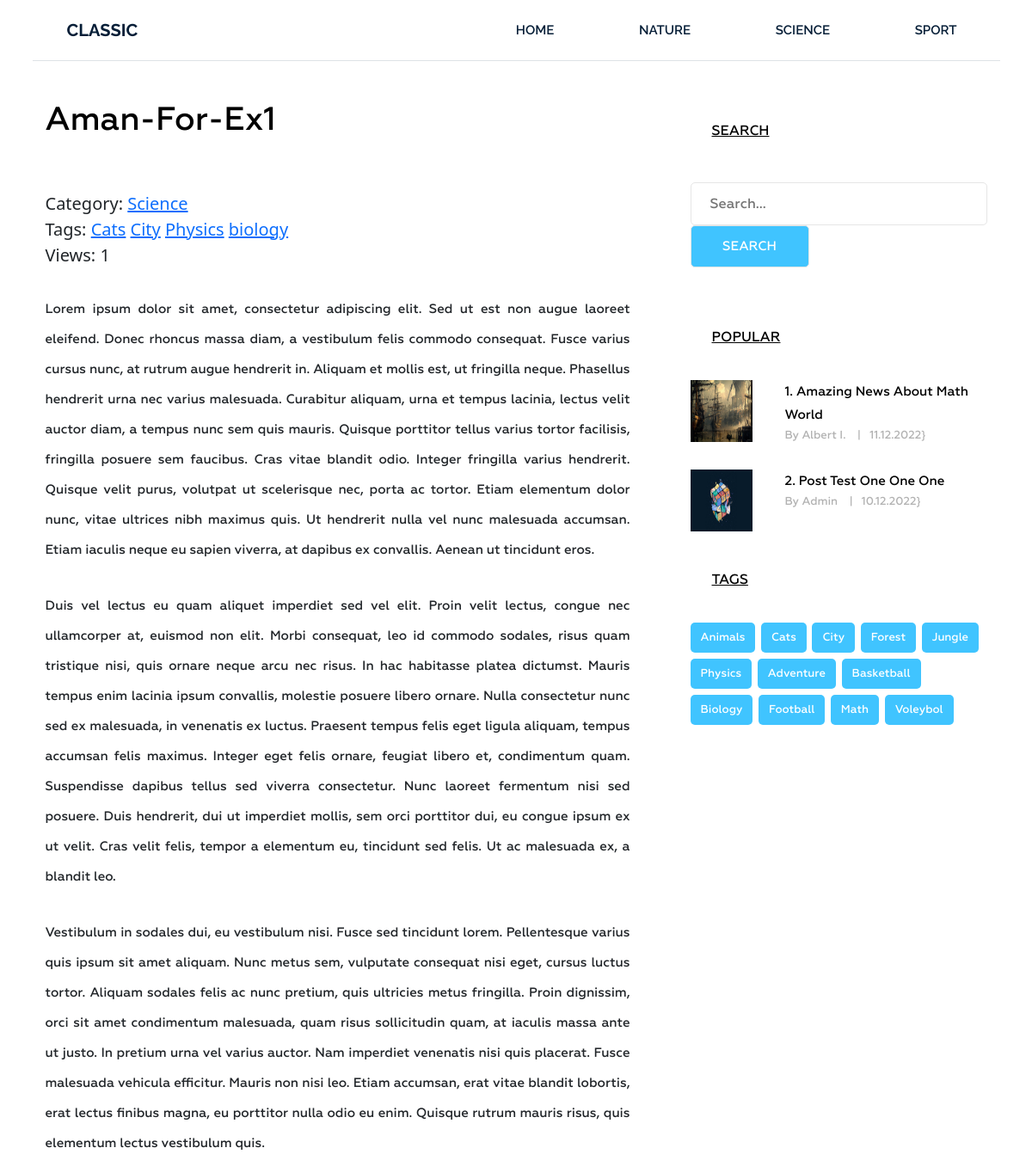
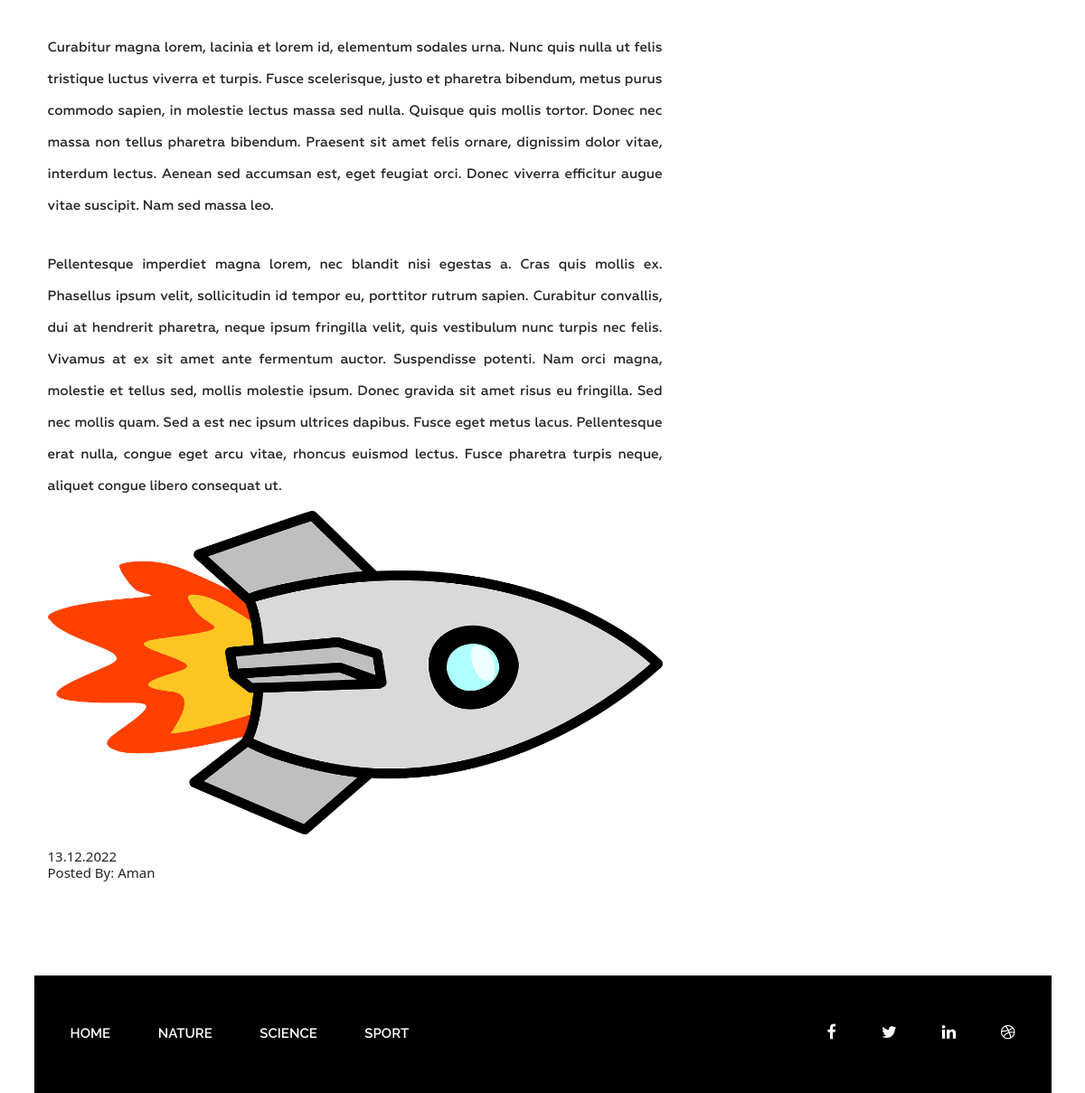
The app's page /post/aman-for-ex1/ with its own data (2 pictures, top to bottom).
### blog/models.py (models this page shows, shortened)
class Category(models.Model):
    title = models.CharField(max_length=250, verbose_name='Category name')
    slug = models.SlugField(max_length=250, verbose_name='URL', unique=True)
    def __str__(self):
        return self.title
    def get_absolute_url(self):
        return reverse('category', kwargs={'slug': self.slug})
    class Meta:
        verbose_name = 'Category'
        verbose_name_plural = 'Categories'
        ordering = ['title']

class Posts(models.Model):
    title = models.CharField(max_length=255, verbose_name='Name')
    slug = models.SlugField(max_length=255, unique=True, verbose_name='URL')
    content = models.TextField(blank=True, verbose_name='Content')
    author = models.CharField(max_length=150)
    created_at = models.DateTimeField(auto_now_add=True, verbose_name='Created')
    updated_at = models.DateTimeField(auto_now=True, verbose_name='Changed Time')
    photo = models.ImageField(upload_to='photos/%Y/%m/%d/', blank=True)
    views = models.IntegerField(default=0, verbose_name='Number of views')
    category = models.ForeignKey(Category, related_name='posts', on_delete=models.PROTECT)
    tags = models.ManyToManyField(Tag, blank=True, related_name='posts')
    class Meta:
        verbose_name = 'Post'
        verbose_name_plural = 'Posts'
        ordering = ['-created_at']

class Tag(models.Model):
    title = models.CharField(max_length=150, verbose_name='Tag name')
    slug = models.SlugField(max_length=150, unique=True, verbose_name='URL')
    def __str__(self):
        return self.title
    def get_absolute_url(self):
        return reverse('tag', kwargs={'slug': self.slug})
    class Meta:
        verbose_name = 'Tag'
        verbose_name_plural = 'Tags'
        ordering = ['title']

### blog/views.py (the view)
# urls.py: path('post/<str:slug>/', ViewPost.as_view(), name='post'),
class ViewPost(DetailView):
    model = Posts
    template_name = 'blog/single.html'
    context_object_name = 'post'
    def get_context_data(self, **kwargs):
        context = super().get_context_data(**kwargs)
        context['title'] = Posts.objects.get(slug=self.kwargs['slug'])
        self.object.views = F('views')+1
        self.object.save()
        self.object.refresh_from_db()
        return context

### blog/templatetags/menu.py (called while the page is built)
@register.inclusion_tag('blog/list_menu.html')
def show_menu(m_class='menu'):
    categories = Category.objects.all()
    return {'categories': categories, 'm_class': m_class}

### blog/templatetags/sidebar.py (called while the page is built)
@register.inclusion_tag('blog/list_sidebar.html')
def get_sidebar(cnt=3):
    posts = Posts.objects.order_by('-views')[:cnt]
    return {'posts': posts}

@register.inclusion_tag('blog/list_tags.html')
def get_tags():
    tags = Tag.objects.all()
    return {'tags': tags}

### blog/templates/blog/single.html (shortened to what this page needs)
{% extends 'base.html' %}
{% load sidebar %}
{% block content %}
<section class="single-blog-area">
            <div class="container">
                <div class="row">
                   <div class="col-md-12">
                    <div class="border-top">
                        <div class="col-md-8">
                        <div class="blog-area">
                            <div class="blog-area-part">
                                <h2>{{ post.title|title }}</h2>
                                <div class="single-content">
                                <div>
                                    <span style = ' font-size:20px '>Category: <a href="{{ post.category.get_absolute_url }}" style = ' font-size:20px '>{{post.category}}</a></span><br>
                                    {% if post.tags.exists %}
                                        <span style = ' font-size:20px '>Tags:{% for tag in post.tags.all %} <a href="{{ tag.get_absolute_url }}" style = ' font-size:20px '>{{ tag }}</a> {% endfor %} </span>
                                    {% endif %}
                                     <br><span style = 'font-size:20px'>Views: {{ post.views }}</span>
                                </div>
                                    {{ post.content|safe }}
                                </div>
                                {% if post.photo %}
                                <img src="{{ post.photo.url }}" alt="">
                                 {% else %}
                                 <img src="https://cdn-images.win.gg/resize/w/620/format/webp/type/progressive/fit/cover/path/wp/uploads/2022/02/baki-hanma.jpg" alt="">
                                 {% endif %}
                            <br>
                            <br>
                            <h4>
                                <span class="date">{{post.created_at|date:'d.m.Y'}}</span><span class="author"> <span class="author-name">{{ post.author|title }}</span></span>
                            </h4>
                    </div>
                    </div>
                    </div>
                    <div class="col-md-4">
                    <div class="newsletter">
                            <h2 class="sidebar-title">Search</h2>
                            <form action="{% url 'search' %}" method="get">
                                <input type="text" name="s"  placeholder="Search...">
                                <input type="submit" value="Search">
                            </form>
                        </div>
                    {% get_sidebar 2 %}
                </div>
                </div>
{% get_tags %}
            </div>
            </div>
        </section>
{% endblock %}

### templates/base.html (shortened to what this page needs)
{% load static %}
{% load cache %}
<!DOCTYPE html>
<html lang="en">
<head>
    <link rel="stylesheet" href="{% static 'css/bootstrap.css' %}">
    <link rel="stylesheet" href="{% static 'css/font-awesome.min.css' %}">
    <link rel="stylesheet" href="{% static 'css/owl.carousel.min.css' %}">
    <link rel="stylesheet" href="{% static 'css/owl.theme.default.min.css' %}">
    <link rel="stylesheet" href="{% static 'style.css' %}">
    <link rel="stylesheet" href="{% static 'style_news.css' %}">
    <link rel="stylesheet" href="{% static 'responsive.css' %}">
    <link href="https://cdn.jsdelivr.net/npm/bootstrap@5.2.3/dist/css/bootstrap.min.css" rel="stylesheet">
    <link href="https://getbootstrap.com/docs/5.2/assets/css/docs.css" rel="stylesheet">
</head>
<body>
    <div class="wrapper">
{% cache 20 header %}
    {% include 'inc/_header.html' %}
{% endcache %}
    {% block content %}{% endblock %}
{% cache 20 footer %}
    {% include 'inc/_footer.html' %}
{% endcache %}
    </div>
</body>
</html>

### templates/inc/_header.html
{% load menu %}
        <header class="header">
            <div class="container">
                <div class="row">
                    <div class="col-md-2">
                        <div class="logo">
                            <h2><a href="{% url 'home' %}">Classic</a></h2>
                        </div>
                    </div>
                    <div class="col-md-10">
                        {% show_menu %}
                    </div>
                </div>
            </div>
        </header>

### blog/templates/blog/list_menu.html
<div class="{{ m_class }}">
                            <ul>
                                <li ><a href="{% url 'home' %}">Home</a></li>
                                {% for i in categories %}
                                <li><a href="{{ i.get_absolute_url }}">{{ i.title|title }}</a></li>
                                {% endfor %}
                            </ul>
                        </div>

### blog/templates/blog/list_sidebar.html
<h2 class="sidebar-title">Popular</h2>
{% for post in posts %}
<div class="grid"">
                            <div class="portfolio-item recent" >
                                {% if post.photo %}
                                <img src="{{ post.photo.url }}" width = '100px'>
                                {% else %}
                                 <img src="https://cdn-images.win.gg/resize/w/620/format/webp/type/progressive/fit/cover/path/wp/uploads/2022/02/baki-hanma.jpg" alt="">
                                {% endif %}
                                <div class="portfolio-text">
                                    <h5><a href="{{ post.get_absolut_url }}">{{ forloop.counter }}. {{ post.title|title }}</a></h5>
                                    <p>By {{ post.author|title }} <span>|</span>{{ post.created_at|date:'d.m.Y' }}}</p>
                                </div>
                            </div>
{% endfor %}

### blog/templates/blog/list_tags.html
<div class="tags">
                            <h2 class="sidebar-title">Tags</h2>
                            {% for tag in tags %}
                            <p><a href="{{ tag.get_absolute_url  }}">{{ tag.title|title }}</a></p>
                            {% endfor %}
                        </div>

### templates/inc/_footer.html
{% load menu %}
        <footer class="footer">
            <div class="container">
                <div class="row">
                    <div class="col-md-12">
                        <div class="footer-bg">
                            <div class="row">
                                <div class="col-md-9">
                                    {% show_menu 'footer-menu' %}
                                </div>
                                <div class="col-md-3">
                                    <div class="footer-icon">
                                        <p><a href="#"><i class="fa fa-facebook" aria-hidden="true"></i></a><a href="#"><i class="fa fa-twitter" aria-hidden="true"></i></a><a href="#"><i class="fa fa-linkedin" aria-hidden="true"></i></a><a href="#"><i class="fa fa-dribbble" aria-hidden="true"></i></a></p>
                                    </div>
                                </div>
                            </div> .
                        </div>
                    </div>
                </div>
            </div>
        </footer>

### siteblog/static/style.css (style rules this page uses)
.wrapper header.header .logo h2 { margin: 0 0 0 40px; padding: 0; }
.wrapper header.header .logo h2 a { color: #061e37; font-family: "Raleway", sans-serif; font-size: 20px; font-weight: 700; text-decoration: none; line-height: 70px; padding: 22px 0; text-transform: uppercase; }
.wrapper header.header .menu { margin: 0 }
.wrapper header.header .menu ul { float: right; margin: 0; padding: 0; margin-right: 4px; }
.wrapper header.header .menu ul li { display: inline-block; list-style: outside none none; margin: 0 -4px 0 0; }
.wrapper header.header .menu ul li a { color: rgb(6, 30, 55); font-family: "Raleway", sans-serif; font-size: 15px; font-weight: 600; line-height: 70px; padding: 26px 50px; text-decoration: none; text-transform: uppercase; }
.wrapper footer.footer { height: 130px; }
.wrapper footer .footer-bg { background: #000 none repeat scroll 0 0; height: 130px; overflow: hidden; }
.wrapper footer.footer .footer-menu { margin: 0 }
.wrapper footer.footer .footer-menu ul { line-height: 130px; margin: 0; padding: 0; }
.wrapper footer.footer .footer-menu ul li { display: inline; list-style: outside none none; margin: 0; padding: 30px 0px; }
.wrapper footer.footer .footer-menu ul li a { color: #fff; font-family: "Raleway", sans-serif; font-size: 15px; font-weight: 600; line-height: 70px; margin-left: 40px; padding: 26px 10px 26px 0; text-decoration: none; text-transform: uppercase; }
.wrapper footer.footer .footer-icon p { float: right; line-height: 130px; }
.wrapper footer.footer .footer-icon p i { color: #fff; font-size: 18px; margin-right: 30px; padding: 10px; }
.single-blog-area { margin-bottom: 100px; }
.single-blog-area .border-top { border-top: 1px solid #40c4ff; }
.single-blog-area h2 { color: #010101; font-family: Geometria; font-size: 38px; font-weight: 500; margin-bottom: 60px; margin-top: 45px; }
.single-blog-area p { font-family: Geometria; font-size: 15px; font-weight: 500; line-height: 35px; position: relative; text-align: justify; }
.single-blog-area .blog-area-part p { margin-top: 30px; }
.single-blog-area img { width: 100% }
.single-blog-area .blog-area { margin-right: 40px; }
.single-blog-area form input { border: 1px solid #e6e6e6; margin: 0; padding: 12px 22px; border-radius: 5px; width: 100% }
.single-blog-area form input[placeholder] { color: #000; font-family: Geometria; font-size: 16px; font-weight: 500; }
.single-blog-area form { margin: 50px 0 0; position: relative; }
.grid .portfolio-item { margin-bottom: 30px; }
.grid .portfolio-item img { float: left; height: 72px; width: 72px; }
.single-blog-area .grid .portfolio-item .portfolio-text { margin-left: 110px; }
.single-blog-area .grid .portfolio-item .portfolio-text h5 { margin: 0 }
.single-blog-area .grid .portfolio-item .portfolio-text h5 a { color: #000; font-family: Geometria; font-size: 15px; font-weight: 500; line-height: 27px; text-decoration: none; }
.single-blog-area .grid .portfolio-item .portfolio-text p { font-family: Geometria; font-size: 13px; font-weight: 500; line-height: 20px; color: #b2b2b2; }
.single-blog-area .grid .portfolio-item .portfolio-text p span { margin: 0 10px; }
.single-blog-area h2.sidebar-title { color: #000; font-family: Geometria; font-size: 16px; font-weight: 500; margin-bottom: 20px; margin-top: 50px; padding: 21px 25px; text-transform: uppercase; text-decoration: underline; }
.single-blog-area .tags p { background: #40c4ff none repeat scroll 0 0; border-radius: 5px; display: inline-block; font-family: Geometria; font-size: 13px; font-weight: 500; margin-right: 4px; padding: 0 12px; margin-bottom: 7px; }
.single-blog-area .tags p a { color: #fff; display: inline-block; text-decoration: none; }
.single-blog-area .newsletter form { margin: 30px 0 0; }
.single-blog-area .newsletter input[type="submit"] { width: 40%; background: #40c4ff; color: #fff; text-transform: uppercase; font-family: Geometria; font-size: 15px; font-weight: 500; }
.newsletter form { margin: 30px 0 0; }
.newsletter input[type="submit"] { width: 40%; background: #40c4ff; color: #fff; text-transform: uppercase; font-family: Geometria; font-size: 15px; font-weight: 500; }

### records on screen
Category: title "NATURE"
Category: title "SCIENCE"
Category: title "SPORT"
Posts: title "Aman-For-Ex1", category "Science", views "1", content "Lorem ipsum dolor sit amet, consectetur adipiscing elit. Sed ut est non augue laoreet eleifend. Donec rhoncus massa diam, a vestibulum felis commodo consequat. Fusce varius cursus nunc, at rutrum augue hendrerit in. Aliquam et mollis est, ut fringilla neque. Phasellus hendrerit urna nec varius malesuada. Curabitur aliquam, urna et tempus lacinia, lectus velit auctor diam, a tempus nunc sem quis mauris. Quisque porttitor tellus varius tortor facilisis, fringilla posuere sem faucibus. Cras vitae blandit odio. Integer fringilla varius hendrerit. Quisque velit purus, volutpat ut scelerisque nec, porta ac tortor. Etiam elementum dolor nunc, vitae ultrices nibh maximus quis. Ut hendrerit nulla…", photo (picture), created_at "13.12.2022", author "Aman"
Tag: title "Cats"
Tag: title "City"
Tag: title "Physics"
Tag: title "biology", title "Biology"
Posts: photo (picture), title "Amazing News About Math World", author "Albert I.", created_at "11.12.2022"
Posts: photo (picture), title "Post Test One One One", author "Admin", created_at "10.12.2022"
Tag: title "Animals"
Tag: title "Forest"
Tag: title "Jungle"
Tag: title "Adventure"
Tag: title "Basketball"
Tag: title "Football"
Tag: title "Math"
Tag: title "Voleybol"
